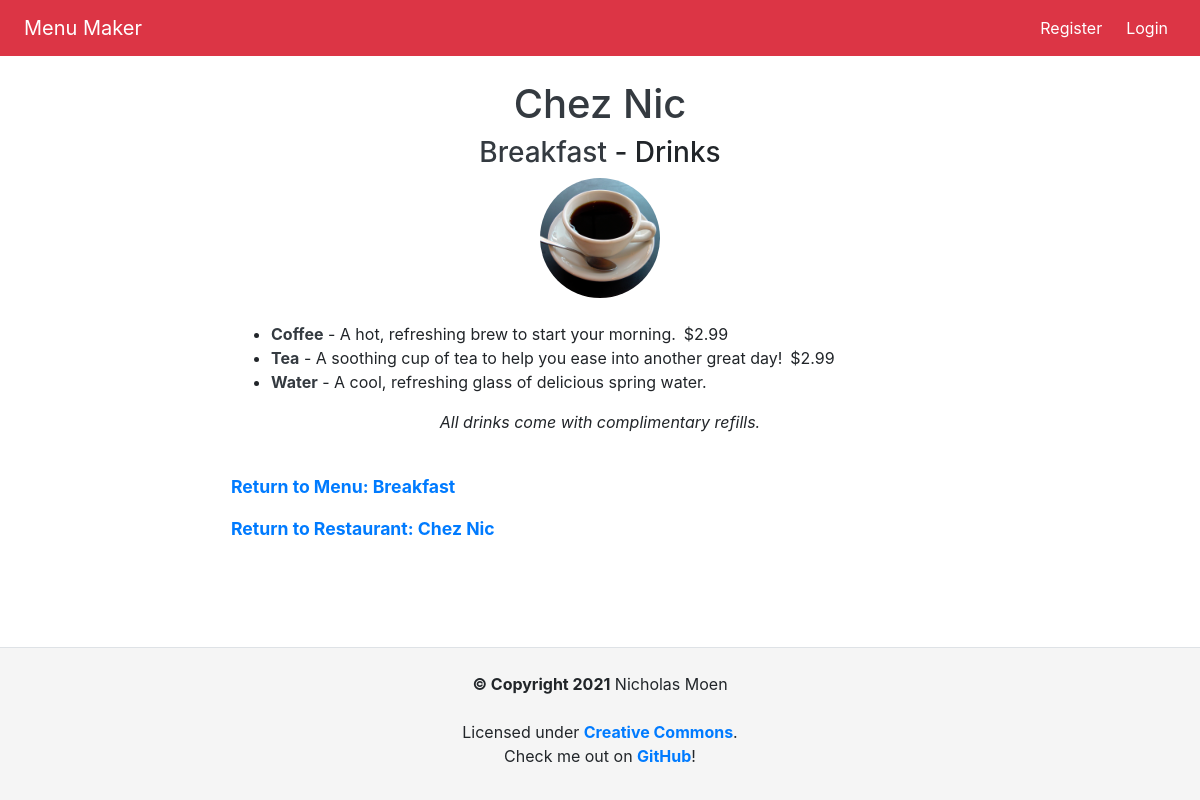
Page /restaurants/chez-nic/menus/breakfast/drinks/ on the committed database.
### menus/models.py (models this page shows, shortened)
class MenuSection(models.Model):
    menu = models.ForeignKey('Menu', on_delete=models.CASCADE)
    name = models.CharField(max_length=128, default=None, blank=False)
    slug = models.SlugField(max_length=128)
    image = models.ImageField(
        help_text="An image or logo for this section (optional)",
        upload_to=menusection_upload_to, blank=True, null=True)
    note = models.CharField(
            help_text="An optional note about this section (e.g."
                      "'Drinks come with complimentary refills.')",
            max_length=256, blank=True, null=True)

class Menu(models.Model):
    THEME_CHOICES = [
        ('default', "Default"),
        ('secondary', "Secondary")]
    restaurant = models.ForeignKey(
        'restaurants.Restaurant',
        on_delete=models.CASCADE)
    name = models.CharField(max_length=128, default=None, blank=False)
    slug = models.SlugField(max_length=128)
    image = models.ImageField(
        help_text="An image or logo for this menu (optional)",
        upload_to=menu_upload_to, blank=True, null=True)
    description = models.CharField(max_length=256, blank=True, null=True)
    theme = models.CharField(
        max_length=32,
        choices=THEME_CHOICES,
        default='default')
    class Meta:
        ordering = ['name']

class MenuItem(models.Model):
    menusection = models.ForeignKey('MenuSection', on_delete=models.CASCADE)
    name = models.CharField(max_length=128, default=None, blank=False)
    slug = models.SlugField(max_length=128)
    price = models.IntegerField(
        help_text="Enter the price in cents (e.g. $5.00 = 500 cents)",
        blank=True, null=True)
    description = models.CharField(max_length=1024, blank=True)
    def get_readable_price(self):
        dollars = int(self.price / 100)
        cents = self.price - (dollars * 100)
        padded_cents = str(cents).zfill(2)
        return f"${dollars}.{padded_cents}"

### restaurants/models.py (models this page shows, shortened)
class Restaurant(models.Model):
    name = models.CharField(max_length=128, default=None, blank=False)
    slug = models.SlugField(max_length=128, unique=True)
    admin_users = models.ManyToManyField(settings.AUTH_USER_MODEL)
    image = models.ImageField(
        upload_to=upload_to, blank=True, null=True,
        help_text="An image or logo for your restaurant (optional)")
    class Meta:
        ordering = ['name']

### menus/views.py (the view)
class MenuSectionDetailView(DetailView):
    model = MenuSection
    def get_object(self):
        return get_object_or_404(
            MenuSection,
            menu__restaurant__slug=self.kwargs['restaurant_slug'],
            menu__slug=self.kwargs['menu_slug'],
            slug=self.kwargs['menusection_slug'])

### menus_project/context_processors.py (called while the page is built)
def project_name(request):
    return {'PROJECT_NAME': PROJECT_NAME}

### menus/templates/menus/menusection_detail.html (shortened to what this page needs)
{% extends 'base.html' %}
{% block body_title %}<a class="text-dark" href="{% url 'restaurants:restaurant_detail' restaurant_slug=menusection.menu.restaurant.slug %}">{{ menusection.menu.restaurant.name }}</a>{% endblock %}
{% block body_subheading %}<a class="text-dark" href="{% url 'menus:menu_detail' restaurant_slug=menusection.menu.restaurant.slug menu_slug=menusection.menu.slug %}">{{ menusection.menu.name }}</a> - {{ menusection.name }}{% endblock %}
{% block content %}
{% if menusection.image %}
  <img src="{{ menusection.image.url }}" class="menusection-img">
{% endif %}
{% if not menusection.menuitem_set.count %}
<p>This section has no items.</p>
{% else %}
<ul class="mt-4">
  {% for menuitem in menusection.menuitem_set.all %}
  <li><a class="text-dark font-weight-bold" href="{% url 'menus:menuitem_detail' restaurant_slug=menuitem.menusection.menu.restaurant.slug menu_slug=menuitem.menusection.menu.slug menusection_slug=menusection.slug menuitem_slug=menuitem.slug %}">{{ menuitem.name }}</a> - {{ menuitem.description }}{% if menuitem.price %}<span class="ml-2">{{ menuitem.get_readable_price }}</span>{% endif %}</li>
  {% endfor %}
</ul>
  {% if menusection.note %}
  <div class="font-italic text-center">{{ menusection.note }}</div>
  {% endif %}
{% endif %}
<div id="bottom-links">
  <p><a href="{% url 'menus:menu_detail' restaurant_slug=menusection.menu.restaurant.slug menu_slug=menusection.menu.slug %}">Return to Menu: {{ menusection.menu.name }}</a></p>
  <p><a href="{% url 'restaurants:restaurant_detail' restaurant_slug=menusection.menu.restaurant.slug %}">Return to Restaurant: {{ menusection.menu.restaurant.name }}</a></p>
</div>
{% endblock content %}

### static/css/base.css (style rules this page uses)
#bottom-links { margin: 2.5rem auto; font-weight: bold; font-size: 1.1rem; }
.menusection-img { display: block; object-fit: cover; margin: auto; height: 15vh; width: 15vh; border-radius: 50%; }

### rows in the picture
MenuSection: menu.restaurant.name "Chez Nic", menu.name "Breakfast", name "Drinks", image (picture), note "All drinks come with complimentary refills."
MenuItem: name "Coffee", description "A hot, refreshing brew to start your morning.", get_readable_price "$2.99"
MenuItem: name "Tea", description "A soothing cup of tea to help you ease into another great day!", get_readable_price "$2.99"
MenuItem: name "Water", description "A cool, refreshing glass of delicious spring water."

### other values in the picture
{{ PROJECT_NAME }} "Menu Maker"
